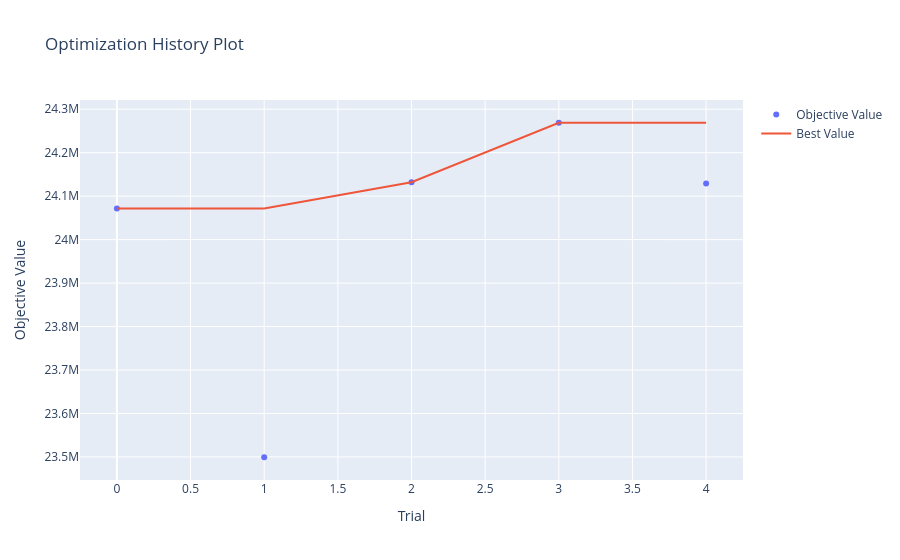
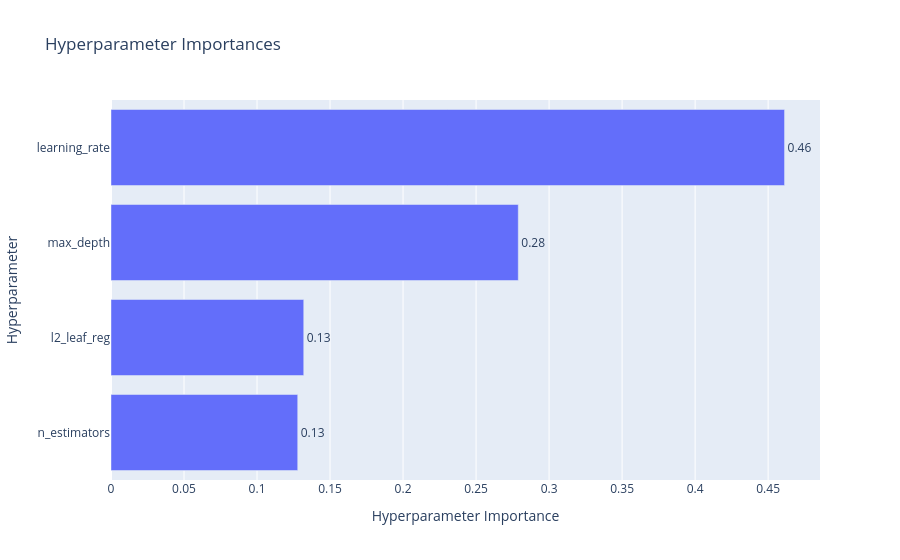

Notebook cell for these charts, in order:
### Markdown cell above
Оптимизируем катбуст:

### Code cell
def catboost_params_func(trial):
    return {
        'learning_rate': trial.suggest_float('learning_rate', 0.01, 0.1, log=True),
        'max_depth': trial.suggest_int('max_depth', 3, 10),
        'n_estimators': trial.suggest_int('n_estimators', 500, 2000),
        'l2_leaf_reg': trial.suggest_int('l2_leaf_reg', 1, 10),
        **DEFAULT_CBM_MODEL_PARAMS,
    }

def catboost_estimator_func(params):
    return pipe(CatBoostClassifier(**params))

catboost_study = optuna_helper.fit_study(
    params_func=catboost_params_func,
    estimator_func=catboost_estimator_func,
    scorer_func=scorer_func,
    fit_func=transform_and_train,
    n_trials=5,
    visualize=True,
    show_progress_bar=True,
    fit_params={'cat_features': CAT_FEATURES, 'verbose': False},
    cv=tscv,
)

print('=== catboost ===')
print('Наилучшие гиперпараметры:', catboost_study.best_params)
print(f'IR: {catboost_study.best_value:.0f}')

### Figure 1 — Plotly figure (JSON) as saved in the notebook; plotly's stock layout.template omitted (floating-point values rounded to 4 significant figures)
{"data": [{"mode": "markers", "name": "Objective Value", "type": "scatter", "x": [0, 1, 2, 3, 4], "y": [24071500, 23500000.0, 24130000.0, 24270000.0, 24130000.0]}, {"mode": "lines", "name": "Best Value", "type": "scatter", "x": [0, 1, 2, 3, 4], "y": [24071500, 24071500, 24130000.0, 24270000.0, 24270000.0]}, {"marker": {"color": "#cccccc"}, "mode": "markers", "name": "Infeasible Trial", "showlegend": false, "type": "scatter", "x": [], "y": []}], "layout": {"title": {"text": "Optimization History Plot"}, "xaxis": {"title": {"text": "Trial"}}, "yaxis": {"title": {"text": "Objective Value"}}}}

### Figure 2 — Plotly figure (JSON) as saved in the notebook; plotly's stock layout.template omitted (floating-point values rounded to 4 significant figures)
{"data": [{"cliponaxis": false, "hovertemplate": ["n_estimators (IntDistribution): 0.1278694615856738<extra></extra>", "l2_leaf_reg (IntDistribution): 0.13198549893019287<extra></extra>", "max_depth (IntDistribution): 0.278900716923724<extra></extra>", "learning_rate (FloatDistribution): 0.4612443225604095<extra></extra>"], "name": "Objective Value", "orientation": "h", "text": ["0.13", "0.13", "0.28", "0.46"], "textposition": "outside", "type": "bar", "x": [0.1279, 0.132, 0.2789, 0.4612], "y": ["n_estimators", "l2_leaf_reg", "max_depth", "learning_rate"]}], "layout": {"title": {"text": "Hyperparameter Importances"}, "xaxis": {"title": {"text": "Hyperparameter Importance"}}, "yaxis": {"title": {"text": "Hyperparameter"}}}}
